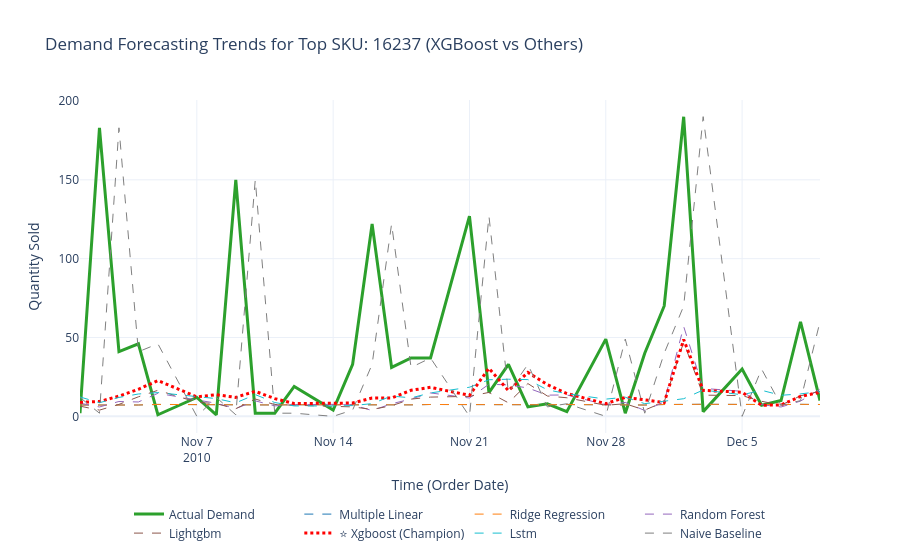

This figure's notebook cell:
### Code cell
# ==================================================================
# 4. PLOT ACTUAL VS FORECAST FOR TOP SKU (CASE STUDY)
# ==================================================================
import plotly.graph_objects as go
import os

print("\n[Generating Actual vs Forecast Line Chart for Top SKU...]")

# Identify the Top SKU (Best-selling item based on actual data)
top_sku = df_stage_4['stock_code'].value_counts().index[0]
df_filtered = df_stage_4[df_stage_4['stock_code'] == top_sku].sort_values(by='order_date')

fig_line = go.Figure()

# Plot the Actual demand line - Green, solid, thick
fig_line.add_trace(go.Scatter(
    x=df_filtered['order_date'], 
    y=df_filtered['actual_quantity'], 
    name='Actual Demand', 
    line=dict(color='#2ca02c', width=3),
))

# Get the list of prediction columns
pred_cols = [col for col in df_filtered.columns if str(col).startswith('pred_')]
colors = ['#1f77b4', '#ff7f0e', '#9467bd', '#8c564b', '#e377c2', '#17becf', '#7f7f7f']

# Plot prediction lines (Highlight XGBoost instead of Ridge)
for i, col_name in enumerate(pred_cols):
    model_name = col_name.replace('pred_', '').replace('_', ' ').title()
    
    # Highlight XGBoost (The New Champion)
    if "xgboost" in col_name.lower():
        # XGBoost gets the prominent red dotted line
        line_style = dict(color='red', width=3, dash='dot')
        trace_name = f"⭐ {model_name} (Champion)"
    else:
        # Ridge and all others get standard thin dashed lines
        line_style = dict(color=colors[i % len(colors)], width=1, dash='dash')
        trace_name = model_name

    fig_line.add_trace(go.Scatter(
        x=df_filtered['order_date'], 
        y=df_filtered[col_name], 
        name=trace_name, 
        line=line_style
    ))

# Customize layout for academic paper presentation
fig_line.update_layout(
    title=f"Demand Forecasting Trends for Top SKU: {top_sku} (XGBoost vs Others)",
    xaxis_title="Time (Order Date)",
    yaxis_title="Quantity Sold",
    hovermode="x unified",
    legend=dict(
        orientation="h",
        yanchor="top",
        y=-0.2,
        xanchor="center",
        x=0.5
    ),
    template="plotly_white",
)

# Save the image file
os.makedirs('../src/outputs/images/', exist_ok=True)
png_path = '../src/outputs/images/4_1b_forecast_vs_actual_top_sku.png'
try:
    fig_line.write_image(png_path, scale=2)
    print(f"✅ Saved Line Chart to: {png_path}")
except Exception as exc:
    print(f"⚠️ Could not save PNG automatically (Missing Kaleido package): {exc}")

# Display the chart
fig_line.show()
print("✅ BENCHMARKING PROCESS FULLY COMPLETED!")
